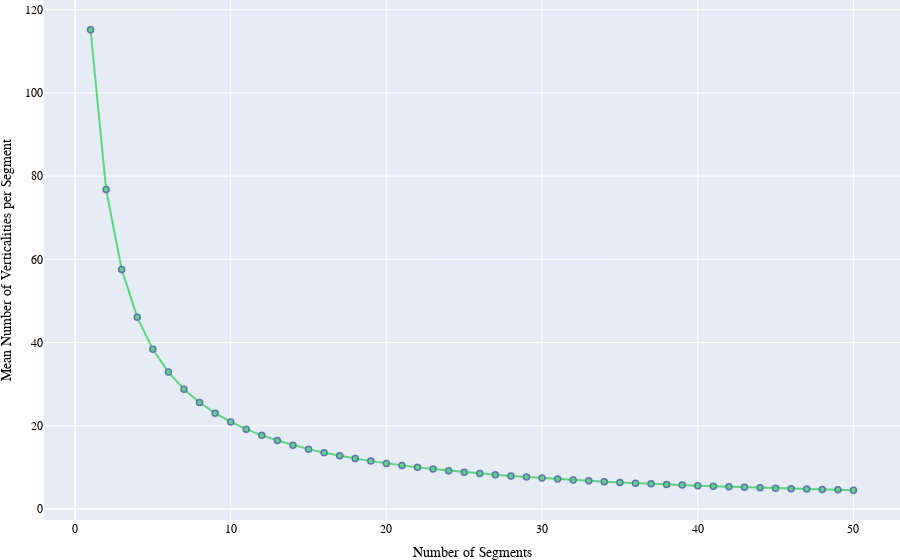

The code cell stored with this chart in its notebook:
### Code cell
## plot results

fig = go.Figure(data=go.Scatter(x=vertical_segment_means["Segments"], y=vertical_segment_means["Mean Verticalities"],mode='lines+markers'))
fig.update_layout(xaxis=(dict(title={'text': 'Number of Segments'})))
fig.update_layout(yaxis=(dict(title={'text': 'Mean Number of Verticalities per Segment'})))
fig.update_traces(marker_color='rgb(3,199,45)', marker_line_color='rgb(3,35,134)', marker_line_width=1.5, opacity=0.6)
fig.update_layout(font=dict(family="Baskerville, monospace", size=12, color='rgb(0,0,0)'))
fig.update_layout(showlegend=False)
fig.update_layout(margin={'l': 0, 'r': 0, 't': 0, 'b': 0})
img_bytes = fig.to_image(format="png", width=800, height=400, scale=1)
fig.show()
Image(img_bytes)

### Figure 1 — Plotly figure (JSON) as saved in the notebook; plotly's stock layout.template omitted (floating-point values rounded to 4 significant figures)
{"data": [{"marker": {"color": "rgb(3,199,45)", "line": {"color": "rgb(3,35,134)", "width": 1.5}}, "mode": "lines+markers", "opacity": 0.6, "type": "scatter", "x": [1, 2, 3, 4, 5, 6, 7, 8, 9, 10, 11, 12, 13, 14, 15, 16, 17, 18, 19, 20, 21, 22, 23, 24, 25, 26, 27, 28, 29, 30, 31, 32, 33, 34, 35, 36, 37, 38, 39, 40, 41, 42, 43, 44, 45, 46, 47, 48, 49, 50], "y": [115.2, 76.79, 57.59, 46.07, 38.39, 32.91, 28.79, 25.6, 23.04, 20.94, 19.2, 17.72, 16.45, 15.36, 14.4, 13.55, 12.8, 12.12, 11.52, 10.97, 10.47, 10.02, 9.598, 9.214, 8.86, 8.532, 8.227, 7.943, 7.679, 7.431, 7.199, 6.98, 6.775, 6.582, 6.399, 6.226, 6.062, 5.907, 5.759, 5.618, 5.485, 5.357, 5.235, 5.119, 5.008, 4.901, 4.799, 4.701, 4.607, 4.517]}], "layout": {"font": {"color": "rgb(0,0,0)", "family": "Baskerville, monospace", "size": 12}, "margin": {"b": 0, "l": 0, "r": 0, "t": 0}, "showlegend": false, "xaxis": {"title": {"text": "Number of Segments"}}, "yaxis": {"title": {"text": "Mean Number of Verticalities per Segment"}}}}
